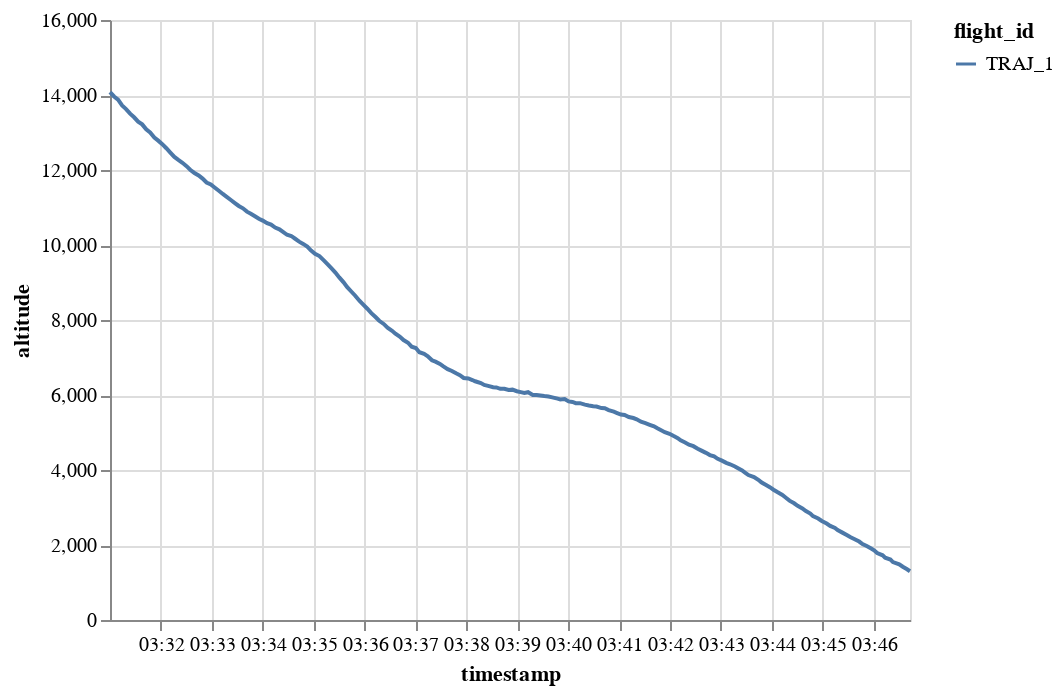

Source (notebook cell):
### Code cell
traffic[1].chart().encode(alt.Y("altitude"), alt.X("timestamp"), alt.Color("flight_id"))

### Figure 1 — Vega-Lite specification as saved in the notebook (floating-point values rounded to 4 significant figures; data arrays with more than 128 entries replaced by an {"elided": "..."} marker saying what was removed)
{"config": {"view": {"continuousWidth": 400, "continuousHeight": 300}}, "data": {"name": "data-28097b1059e7b57c5ced579b74d39bba"}, "mark": "line", "encoding": {"color": {"type": "nominal", "field": "flight_id"}, "x": {"type": "temporal", "field": "timestamp"}, "y": {"type": "quantitative", "field": "altitude"}}, "$schema": "https://vega.github.io/schema/vega-lite/v4.8.1.json", "datasets": {"data-28097b1059e7b57c5ced579b74d39bba": {"elided": "200 records"}}}
